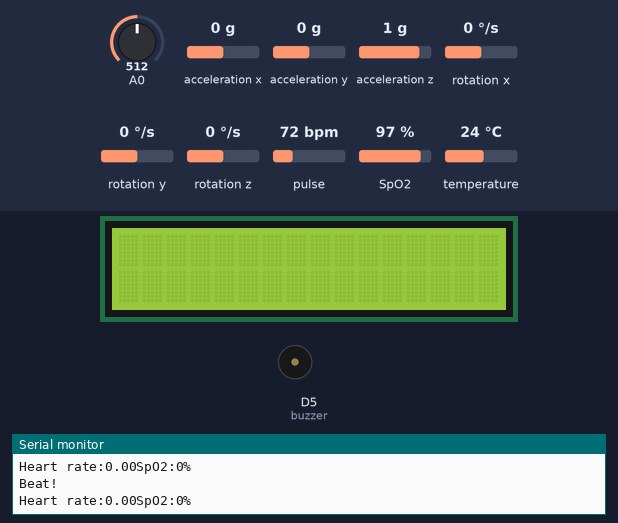
This sketch was run on a simulated ESP8266 (NodeMCU). Parts: 16×2 character LCD, buzzer (waves = sounding, pin HIGH), the last lines printed to the serial monitor. Inputs (shaded band) come from the test bench; at power-on: acceleration x 0 g, A0 = 512, acceleration y 0 g, acceleration z 1 g, rotation x 0 °/s, rotation y 0 °/s, rotation z 0 °/s, pulse 72 bpm, SpO2 97 %, temperature 24 °C. WiFi joins after 1.5 s; servers stay silent unless stated.

Above: at 3.1 s.
3.2 s: acceleration x set to 0.7 g
12.4 s: acceleration x set to 1 g
At 17.3 s:
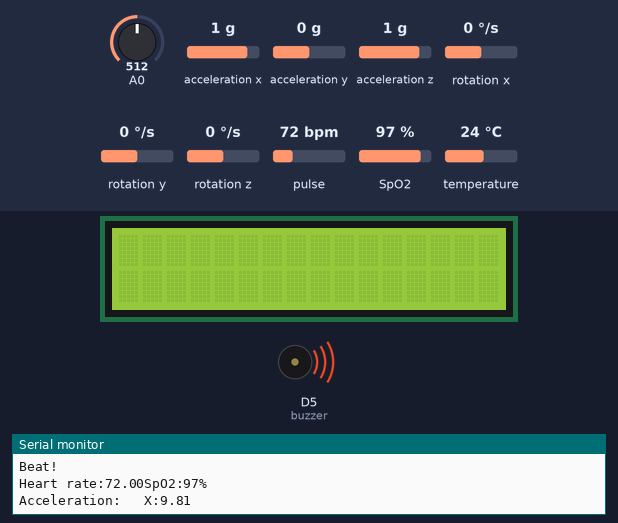
27.5 s: acceleration x set to 1.4 g
Timing chart, 0 to 38.5 s (numbered marks = the images above; inputs shaded):
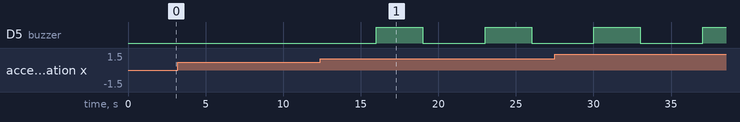

Measured:
- the behaviour switches between 0.8 and 0.9 g on acceleration x (found by bisection; images 0 and 1)
- after the input at 12.4 s, D5 (buzzer): alternates HIGH for 3.0 s and LOW for 4.0 s, starting after 3.6 s

The sketch:

healthdetection.ino
```cpp
// IOT CODING

#define BLYNK_TEMPLATE_ID "TMPL3bOlr-Ae5"
#define BLYNK_TEMPLATE_NAME "health"
#define BLYNK_AUTH_TOKEN "x6K6FhupIvezGbOBIHD36jeMUpckl7hC"

#define BLYNK_PRINT Serial
#include <ESP8266WiFi.h>
#include <BlynkSimpleEsp8266.h>
//dafok28235@bitfami.com
//Galwin@0123
#include <WiFiClientSecure.h>

#include <Wire.h>

#include <Adafruit_MPU6050.h>
#include <Adafruit_Sensor.h>
#include <Wire.h>

#include <LiquidCrystal_I2C.h>

// set the LCD number of columns and rows
int lcdColumns = 16;
int lcdRows = 2;
int temp=0;
// set LCD address, number of columns and rows
// if you don't know your display address, run an I2C scanner sketch
LiquidCrystal_I2C lcd(0x27, lcdColumns, lcdRows);
// Create an object for the MPU6050 sensor
Adafruit_MPU6050 mpu;

const char *ssid = "health";
const char *password = "123456789";

// Cayenne authentication info. This should be obtained from the Cayenne Dashboard.
unsigned int a=0,b=0,c=0,d=0,e=0,f=0;
unsigned int A=0,VALA=1,VALB=0;
int AVALA=0,AVALB=0,AVALC=0,AVALD=0,AVALE=0,AVALG=1,count=0;
int Gpsdata;             // for incoming serial data
  unsigned int finish =0;  // indicate end of message
  unsigned int pos_cnt=0;  // position counter
  unsigned int lat_cnt=0;  // latitude data counterij.~~
  unsigned int log_cnt=0;  // longitude data counter
  unsigned int flg    =0;  // GPS flag
  unsigned int com_cnt=0;  // comma counter
  char lat[20];            // latitude array
  char lg[20];             // longitude array

void Receive_GPS_Data();

//cayenne app
//email.id: pillboxnew@gmail.com
//p.w: 123456789

#include <Wire.h>
#include "MAX30100_PulseOximeter.h"

#define REPORTING_PERIOD_MS     1000

// Create a PulseOximeter object
PulseOximeter pox;
int t=0,B,A1=0,A2=0;
int S=0,H;
int count0=0,count1=0,hb,spo2;
int C=1,D=1,E=0,F=0;
#define buzzer D5


uint32_t tsLastReport = 0;

// Callback routine is executed when a pulse is detected
void onBeatDetected()
{
    Serial.println("Beat!");
}

void setup() {
   // initialize LCD
   pinMode(A0,INPUT);

  lcd.begin();
  // turn on LCD backlight
  lcd.backlight();
  pinMode(buzzer,OUTPUT);
    Serial.begin(9600);
    Blynk.begin(BLYNK_AUTH_TOKEN, ssid, password);
   WiFi.begin(ssid , password);


    Serial.print("Initializing pulse oximeter..");

    // Initialize sensor
    if (!pox.begin()) {
        Serial.println("FAILED");
        for(;;);
    } else {
        Serial.println("SUCCESS");
    }

  // Configure sensor to use 7.6mA for LED drive
  pox.setIRLedCurrent(MAX30100_LED_CURR_7_6MA);

    // Register a callback routine
    pox.setOnBeatDetectedCallback(onBeatDetected);


if (!mpu.begin()) {
    Serial.println("Failed to find MPU6050 chip");
    while (1) {
      delay(10);
    }
  }
  Serial.println("MPU6050 Found!");

  // set accelerometer range to +-8G
  mpu.setAccelerometerRange(MPU6050_RANGE_8_G);

  // set gyro range to +- 500 deg/s
  mpu.setGyroRange(MPU6050_RANGE_500_DEG);

  // set filter bandwidth to 21 Hz
  mpu.setFilterBandwidth(MPU6050_BAND_21_HZ);

  // Add a delay for stability
  delay(100);

}

void loop()
{
  if ( count<10)
  {
    // Read from the sensor
    pox.update();

    // Grab the updated heart rate and SpO2 levels
    if (millis() - tsLastReport > REPORTING_PERIOD_MS) {
        Serial.print("Heart rate:");
        Serial.print(pox.getHeartRate());
        Serial.print("SpO2:");
        Serial.print(pox.getSpO2());
        Serial.println("%");
       S=(pox.getSpO2());
        H=(pox.getHeartRate());
         tsLastReport = millis(); // cayenne virtualWrite(1, pox.getHeartRate())
       count0++;
    }
  }
  if(count0>=5)
  {
    temp=analogRead(A0)/2.85;
    count0=0;
Blynk.virtualWrite(V3, temp);
     Blynk.virtualWrite(V0, H);
     Blynk.virtualWrite(V1, S);
// Get new sensor events with the readings
  sensors_event_t a, g, temp;
  mpu.getEvent(&a, &g, &temp);

  // Print out the acceleration readings in m/s^2
  Serial.print("Acceleration:   X:");
  Serial.print(a.acceleration.x);
 // Serial.print(", Y:");
  //Serial.print(a.acceleration.y);
  //Serial.print(", Z:");
 // Serial.print(a.acceleration.z);
  //Serial.println(" (m/s^2)");
 Blynk.virtualWrite(V2, a.acceleration.x);
if(a.acceleration.x>=8)
{
  digitalWrite(buzzer,HIGH);
  delay(3000);
  digitalWrite(buzzer,LOW);
}
     if (!pox.begin())
      {
        Serial.println("FAILED");
        for(;;);
    }
    else
     {
        Serial.println("SUCCESS");
    }

    pox.setOnBeatDetectedCallback(onBeatDetected);
  }
}
//***************************************************************************************************************************************************************
// GPS VALUE
//***************************************************************************************************************************************************************
void Receive_GPS_Data()
{

while(finish==0){
while(Serial.available()>0)
{
  Gpsdata = Serial.read();
flg = 1;
if( Gpsdata=='$' && pos_cnt == 0)   // finding GPRMC header
pos_cnt=1;
if( Gpsdata=='G' && pos_cnt == 1)
pos_cnt=2;
if( Gpsdata=='P' && pos_cnt == 2)
pos_cnt=3;
if( Gpsdata=='R' && pos_cnt == 3)
pos_cnt=4;
if( Gpsdata=='M' && pos_cnt == 4)
pos_cnt=5;
if( Gpsdata=='C' && pos_cnt==5 )
pos_cnt=6;
if(pos_cnt==6 &&  Gpsdata ==','){   // count commas in message
com_cnt++;
flg=0;
}

if(com_cnt==3 && flg==1){
if(lat_cnt<10)
{
lat[lat_cnt++] =  Gpsdata;
}// latitude
flg=0;
}

if(com_cnt==5 && flg==1){
if(log_cnt<12)
{
lg[log_cnt++] =  Gpsdata;         // Longitude

}
flg=0;
}

if( Gpsdata == '*' && com_cnt >= 5){
com_cnt = 0;                      // end of GPRMC message
lat_cnt = 0;
log_cnt = 0;
flg     = 0;
finish  = 1;
}
}
}
}
```
